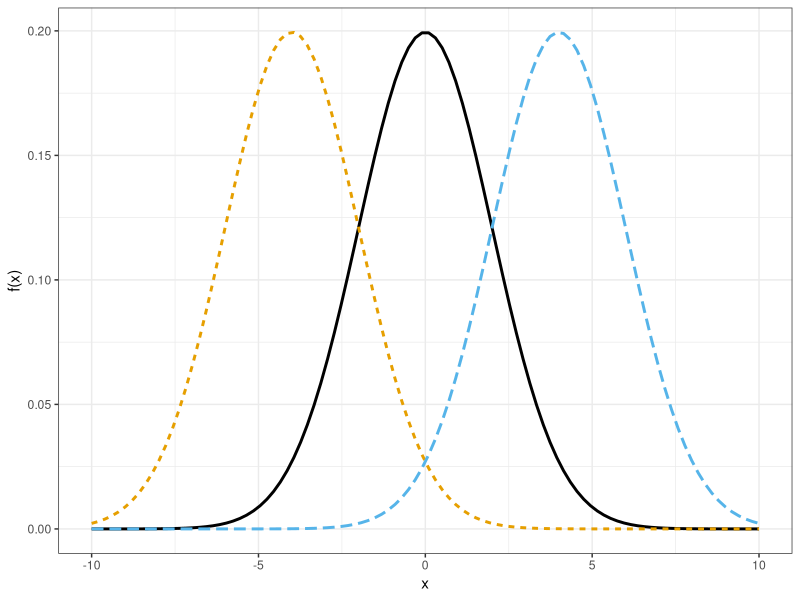
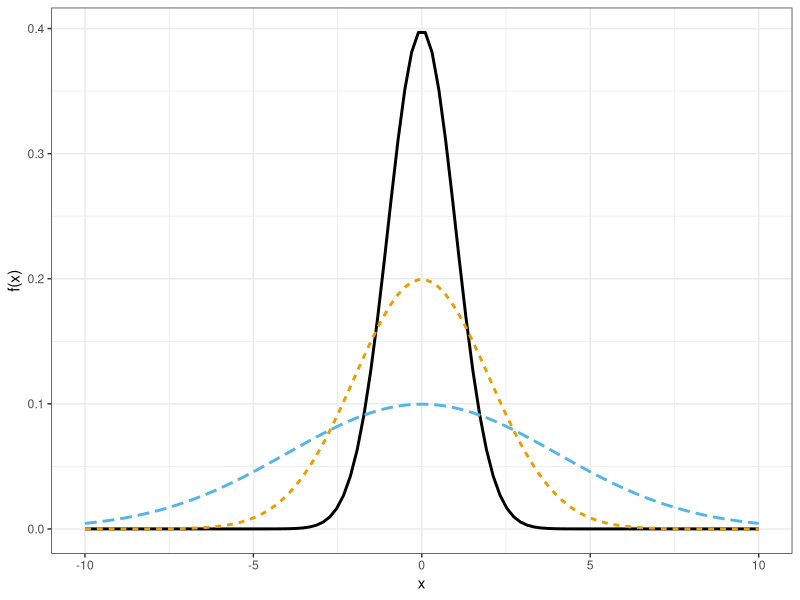
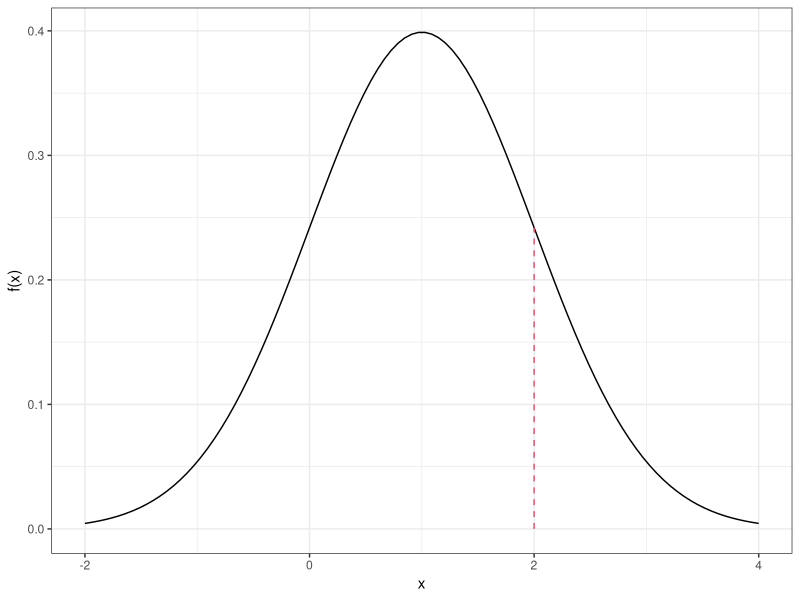
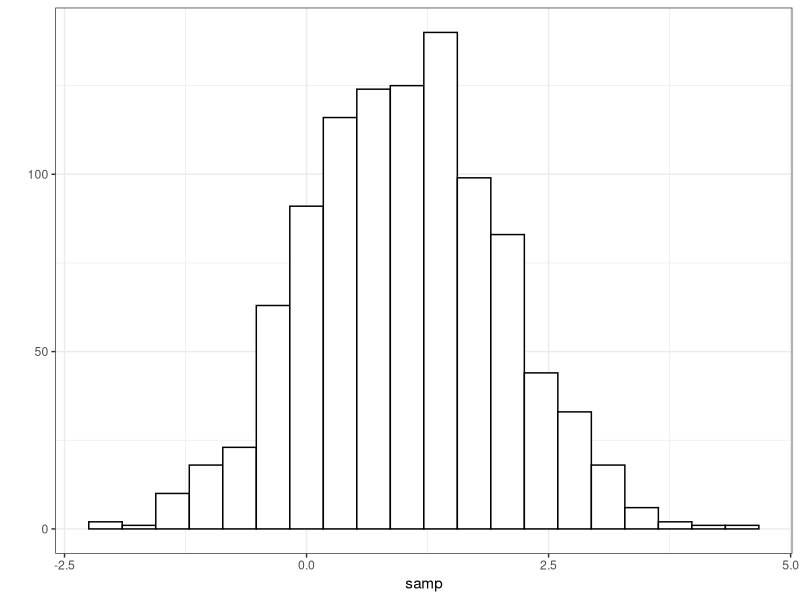
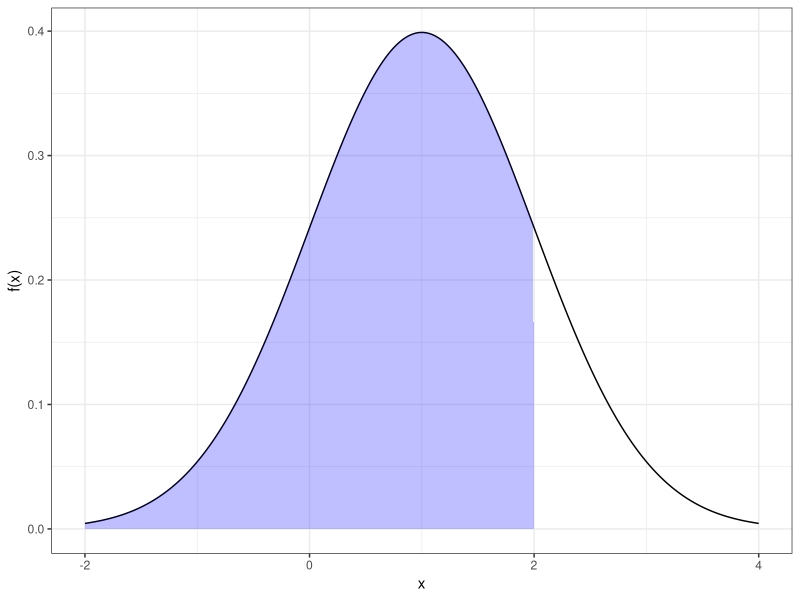
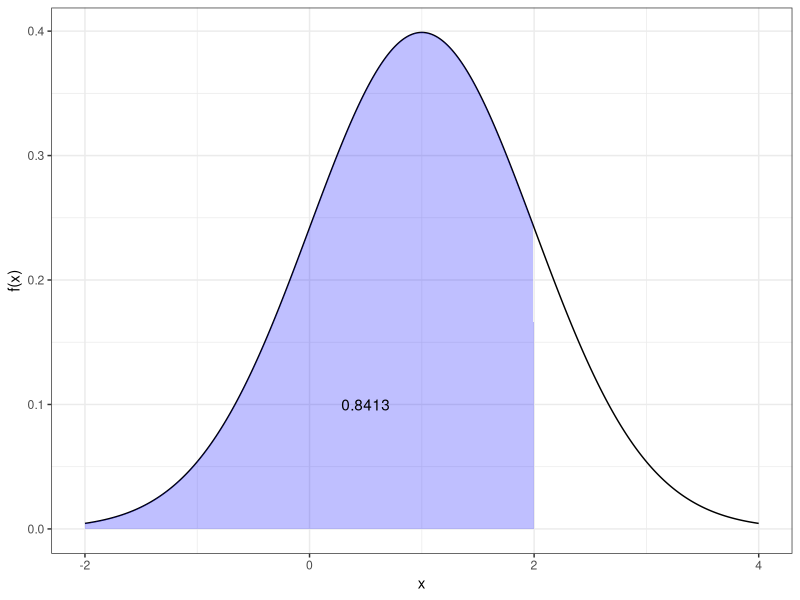
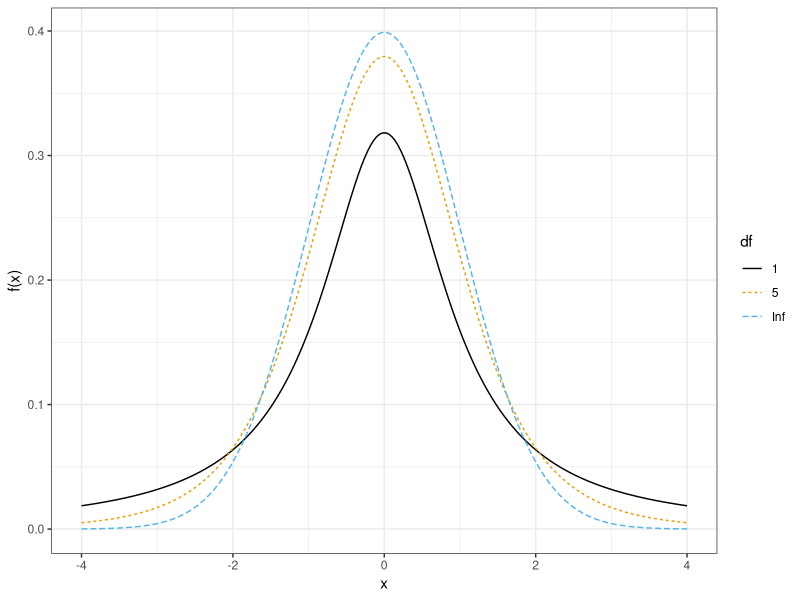
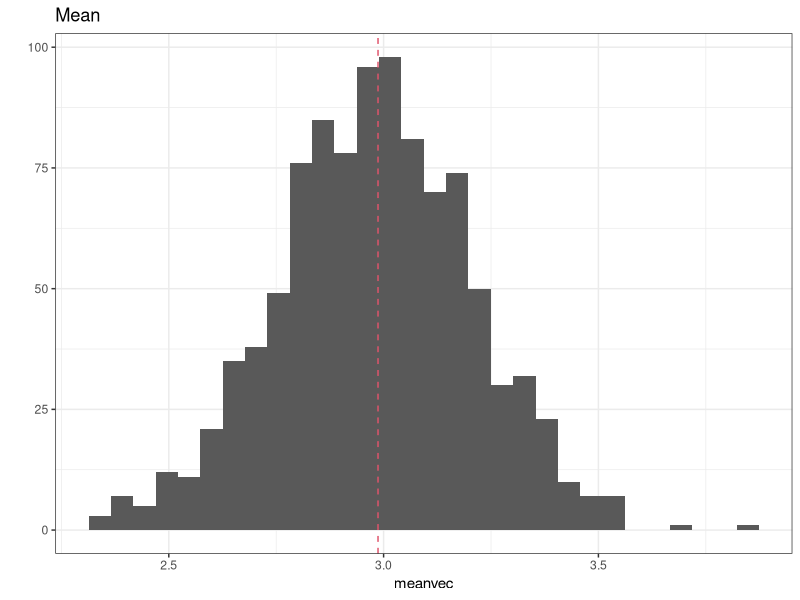

The R script that drew these images, in order:
## ---- chunk 1
set.seed(3)
knitr::opts_chunk$set(echo       = TRUE, 
                      fig.align  = "center",
                      fig.height = 3)
ggplot2::theme_set(ggplot2::theme_bw() + ggplot2::theme(strip.background = ggplot2::element_rect(fill = "white")))
## ---- chunk 2
    library(ggplot2)
    library(ggthemes)
    x <- seq(-10, 10, length = 100)
    y1 <- dnorm(x = x, mean = 0, sd = 2)
    y2 <- dnorm(x = x, mean = -4, sd = 2)
    y3 <- dnorm(x = x, mean = 4, sd = 2)
    dfdat <- data.frame(x = rep(x, 3), 
                        y = c(y1, y2, y3), 
                        z = factor(rep(c(1, 2, 3), each = length(x))))
    
    ggplot(data = dfdat, mapping = aes(x = x, y = y, color = z, lty = z)) +
      geom_line(lwd=1) + 
      ggthemes::scale_color_colorblind() +
      theme(legend.position="none") +
      ylab("f(x)") +
      xlab("x")
## ---- chunk 3
    x <- seq(-10, 10, length = 100)
    y1 <- dnorm(x = x, mean = 0, sd = 1)
    y2 <- dnorm(x = x, mean = 0, sd = 2)
    y3 <- dnorm(x = x, mean = 0, sd = 4)
    dfdat <- data.frame(x = rep(x, 3), 
                        y = c(y1, y2, y3), 
                        z = factor(rep(c(1, 2, 3), each = length(x))))
    
    ggplot(data = dfdat, mapping = aes(x = x, y = y, color = z, lty = z)) +
      geom_line(lwd=1) + 
      ggthemes::scale_color_colorblind() +
      theme(legend.position="none") +
      ylab("f(x)") +
      xlab("x")
## ---- chunk 4
    dnorm(x = 2, mean = 1, sd = 1)
## ---- chunk 5
    x <- seq(-2, 4, length = 100)
    y <- dnorm(x, mean = 1, sd = 1)
    qplot(x, y, geom = "line", ylab = "f(x)") +
      geom_segment(dat = data.frame(x = 2, xend = 2, y = 0, 
                                    yend = dnorm(x = 2, mean = 1, sd = 1)), 
                   aes(x = x, y = y, xend = xend, yend = yend), lty = 2, col = 2)
## ---- chunk 6
    samp <- rnorm(n = 1000, mean = 1, sd = 1)
    head(samp)
## ---- chunk 7
    qplot(samp, geom = "histogram", fill = I("white"), color = I("black"), bins = 20)
## ---- chunk 8
    pnorm(q = 2, mean = 1, sd = 1)
## ---- chunk 9
    x <- seq(-2, 4, length = 500)
    y <- dnorm(x, mean = 1, sd = 1)
    polydf <- data.frame(x = c(min(x), x[x < 2], 2, 0), 
                         y = c(0, y[x < 2], 0, 0))
    qplot(x, y, geom = "line", ylab = "f(x)") +
      geom_polygon(data = polydf, mapping = aes(x = x, y = y), 
                   fill = "blue", alpha = 1/4)
## ---- chunk 10
    qnorm(p = 0.8413, mean = 1, sd = 1)
## ---- chunk 11
    x <- seq(-2, 4, length = 500)
    y <- dnorm(x, mean = 1, sd = 1)
    polydf <- data.frame(x = c(min(x), x[x < 2], 2, 0), 
                         y = c(0, y[x < 2], 0, 0))
    qplot(x, y, geom = "line", ylab = "f(x)") +
      geom_polygon(data = polydf, mapping = aes(x = x, y = y), 
                   fill = "blue", alpha = 1/4) +
      annotate(geom = "text", x = 0.5, y = 0.1, label = "0.8413", color = "black")
## ---- chunk 12
    x <- seq(-4, 4, length = 200)
    data.frame(df = as.factor(c(rep(1, length(x)), rep(5, length(x)), rep(Inf, length(x)))),
               x = c(x, x, x),
               y = c(dt(x = x, df = 1),
                     dt(x = x, df = 5),
                     dt(x = x, df = Inf))) ->
      dfdat
    ggplot(dfdat, mapping = aes(x = x, y = y, color = df, lty = df)) +
      geom_line() +
      scale_color_colorblind() +
      ylab("f(x)")
## ---- chunk 13
        rnorm(n = 10, mean = 1, sd = 2)
## ---- chunk 14
        sample(c("Heads", "Tails", "Edge"), size = 10, replace = TRUE, prob = c(0.45, 0.45, 0.1))
## ---- chunk 15
        replicate(n = 10,expr = {
          x <- rnorm(10)
          mean(x)
        }) 
## ---- chunk 16
        n <- 10
        for (i in 1:n) {
          ## code goes here, i increases by 1 each iteration
          print(i)
        }
## ---- chunk 17
    x <- c(1.31, 2.42, 1.76, 0.71, 3.07, 0.86, 2.78, 1.26, 2.79, 12.91)
## ---- chunk 18
    xbar <- mean(x)
    s <- sd(x)
    sampsize <- 250
    meanvec <- replicate(n = 1000, expr = {
      xsim <- rnorm(n = sampsize, mean = xbar, sd = s)
      mean(xsim)
    })
    
    qplot(meanvec, main = "Mean", bins = 30) +
      geom_vline(xintercept = xbar, lty = 2, col = 2)
    
    medvec <- replicate(n = 1000, expr = {
      xsim <- rnorm(n = sampsize, mean = xbar, sd = s)
      median(xsim)
    })
    
    qplot(medvec, main = "Median", bins = 30) +
      geom_vline(xintercept = xbar, lty = 2, col = 2)
## ---- chunk 19
    # Mean performance
    mean((meanvec - xbar)^2)
    
    # Median performance
    mean((medvec - xbar)^2)
## ---- chunk 20
    qplot(x, bins = 10)
    qqnorm(x)
    qqline(x)
## ---- chunk 21
    xbar <- mean(x[x < 5])
    s <- sd(x[x < 5])
## ---- chunk 22
    outval <- max(x)
    meanvec <- replicate(n = 1000, expr = {
      outlier <- sample(x = c(TRUE, FALSE), size = sampsize, replace = TRUE, prob = c(0.1, 0.9))
      xsim <- rep(NA, length.out = sampsize)
      for (i in 1:sampsize) {
        xsim[[i]] <- ifelse(outlier[[i]], outval, rnorm(n = 1, mean = xbar, sd = s))
      }
      mean(xsim)
    })
    
    medvec <- replicate(n = 1000, expr = {
      outlier <- sample(x = c(TRUE, FALSE), size = sampsize, replace = TRUE, prob = c(0.1, 0.9))
      xsim <- rep(NA, length.out = sampsize)
      for (i in 1:sampsize) {
        xsim[[i]] <- ifelse(outlier[[i]], outval, rnorm(n = 1, mean = xbar, sd = s))
      }
      median(xsim)
    })
## ---- chunk 23
    xbar
    mean(meanvec)
    mean(medvec)
